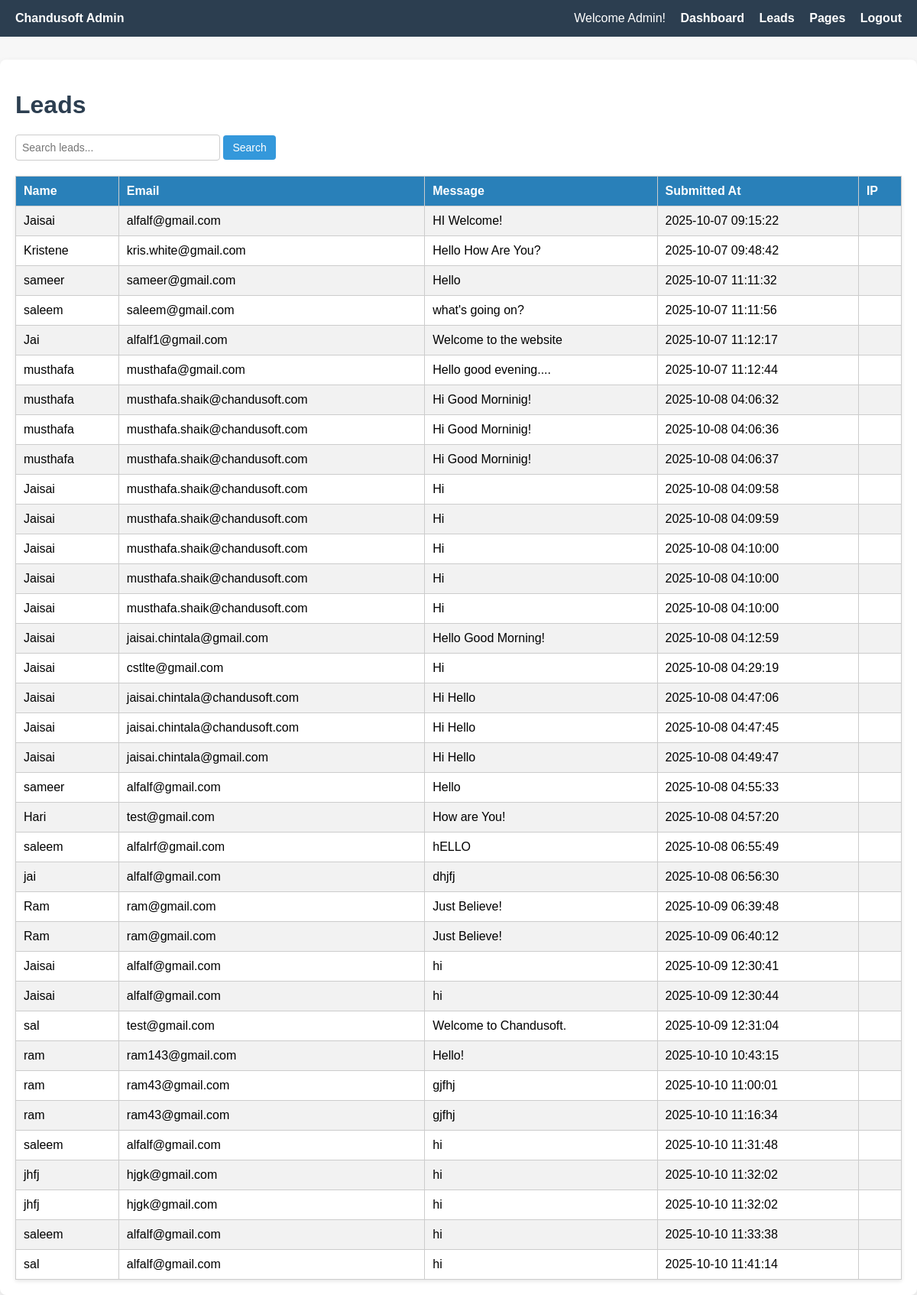
Screenshot of /admin/admin-leads.php (signed in) with the database file from the repository.
### tables this page shows
CREATE TABLE `leads` (
  `id` int NOT NULL AUTO_INCREMENT,
  `name` varchar(100) NOT NULL,
  `email` varchar(255) NOT NULL,
  `message` text NOT NULL,
  `created_at` timestamp NULL DEFAULT CURRENT_TIMESTAMP,
  PRIMARY KEY (`id`)
);

### admin/admin-leads.php (the view, shortened to what this page needs)
    <?php
$host = 'localhost';
$dbUser = 'root';
$dbPass = '';
$dbName = 'chandusoft';
$conn = new mysqli($host, $dbUser, $dbPass, $dbName);
$search = $_GET['search'] ?? '';
$search = trim($search);
if ($search !== '') {
    $stmt = $conn->prepare("SELECT * FROM leads WHERE id LIKE ? OR name LIKE ? OR email LIKE ? OR message LIKE ? ORDER BY id ASC");
    $likeSearch = "%$search%";
    $stmt->bind_param("ssss", $likeSearch, $likeSearch, $likeSearch, $likeSearch);
    $stmt->execute();
    $resultLatest = $stmt->get_result();
} else {
    $resultLatest = $conn->query("SELECT * FROM leads ORDER BY id ASC");
}
$user = $_SESSION['user'];
$role = htmlspecialchars(ucfirst($user['role'] ?? 'Guest'));
?>
<!DOCTYPE html>
<html>
<head>
</head>
<body>
<div class="navbar">
    <div><strong>Chandusoft Admin</strong></div>
    <div class="links">
         Welcome <?= $role ?>!
        <a href="../app/dashboard.php">Dashboard</a>
        <a href="../admin/admin-leads.php">Leads</a>
        <a href="../admin/pages.php">Pages</a>
        <a href="../admin/logout.php">Logout</a>
    </div>
    </div>
<div class="content">
    <h1>Leads</h1>
    <form method="get" class="search-form">
        <input type="text" name="search" placeholder="Search leads..." value="<?= htmlspecialchars($search) ?>">
        <input type="submit" value="Search">
    </form>
    <table>
        <tr><th>Name</th><th>Email</th><th>Message</th><th>Submitted At</th><th>IP</th></tr>
        <?php while($row = $resultLatest->fetch_assoc()): ?>
        <tr>
            <td><?= htmlspecialchars($row['name']) ?></td>
            <td><?= htmlspecialchars($row['email']) ?></td>
            <td><?= htmlspecialchars($row['message']) ?></td>
            <td><?= htmlspecialchars($row['created_at']) ?></td>
            <td><?= !empty($row['IP']) ? htmlspecialchars($row['IP']) : '' ?></td>
        </tr>
        <?php endwhile; ?>
    </table>
</div>
</body>
</html>

### admin/admin-leads.php (style rules this page uses)
body { font-family: Arial, sans-serif; background: #f7f7f7; margin: 0; padding: 0; }
.navbar { background-color: #2c3e50; color: white; padding: 15px 20px; display: flex; justify-content: space-between; align-items: center; }
.navbar .links a { color: white; text-decoration: none; margin-left: 15px; font-weight: bold; }
.content { padding: 20px; max-width: 1200px; margin: auto; background: white; margin-top: 30px; border-radius: 8px; box-shadow: 0 4px 10px rgba(0,0,0,0.1); }
h1 { margin-bottom: 20px; color: #2c3e50; }
.search-form { margin-bottom: 20px; }
.search-form input[type="text"] { padding: 8px; font-size: 14px; border: 1px solid #ccc; border-radius: 4px; width: 250px; }
.search-form input[type="submit"] { padding: 8px 12px; font-size: 14px; border: none; background-color: #3498db; color: white; border-radius: 4px; cursor: pointer; }
table { border-collapse: collapse; width: 100%; margin-top: 15px; box-shadow: 0 2px 5px rgba(0,0,0,0.1); }
th, td { border: 1px solid #ccc; padding: 10px; text-align: left; }
th { background-color: #2980b9; color: white; }
tr:nth-child(even) { background: #f2f2f2; }

### rows the page displays
leads: name "Jaisai", email "alfalf@gmail.com", message "HI Welcome!", created_at "2025-10-07 09:15:22"
leads: name "Kristene", email "kris.white@gmail.com", message "Hello How Are You?", created_at "2025-10-07 09:48:42"
leads: name "sameer", email "sameer@gmail.com", message "Hello", created_at "2025-10-07 11:11:32"
leads: name "saleem", email "saleem@gmail.com", message "what's going on?", created_at "2025-10-07 11:11:56"
leads: name "Jai", email "alfalf1@gmail.com", message "Welcome to the website", created_at "2025-10-07 11:12:17"
leads: name "musthafa", email "musthafa@gmail.com", message "Hello good evening....", created_at "2025-10-07 11:12:44"
leads: name "musthafa", email "musthafa.shaik@chandusoft.com", message "Hi Good Morninig!", created_at "2025-10-08 04:06:32"
leads: name "musthafa", email "musthafa.shaik@chandusoft.com", message "Hi Good Morninig!", created_at "2025-10-08 04:06:36"
leads: name "musthafa", email "musthafa.shaik@chandusoft.com", message "Hi Good Morninig!", created_at "2025-10-08 04:06:37"
leads: name "Jaisai", email "musthafa.shaik@chandusoft.com", message "Hi", created_at "2025-10-08 04:09:58"
leads: name "Jaisai", email "musthafa.shaik@chandusoft.com", message "Hi", created_at "2025-10-08 04:09:59"
leads: name "Jaisai", email "musthafa.shaik@chandusoft.com", message "Hi", created_at "2025-10-08 04:10:00"
leads: name "Jaisai", email "musthafa.shaik@chandusoft.com", message "Hi", created_at "2025-10-08 04:10:00"
leads: name "Jaisai", email "musthafa.shaik@chandusoft.com", message "Hi", created_at "2025-10-08 04:10:00"
leads: name "Jaisai", email "jaisai.chintala@gmail.com", message "Hello Good Morning!", created_at "2025-10-08 04:12:59"
leads: name "Jaisai", email "cstlte@gmail.com", message "Hi", created_at "2025-10-08 04:29:19"
leads: name "Jaisai", email "jaisai.chintala@chandusoft.com", message "Hi Hello", created_at "2025-10-08 04:47:06"
leads: name "Jaisai", email "jaisai.chintala@chandusoft.com", message "Hi Hello", created_at "2025-10-08 04:47:45"
leads: name "Jaisai", email "jaisai.chintala@gmail.com", message "Hi Hello", created_at "2025-10-08 04:49:47"
leads: name "sameer", email "alfalf@gmail.com", message "Hello", created_at "2025-10-08 04:55:33"
leads: name "Hari", email "test@gmail.com", message "How are You!", created_at "2025-10-08 04:57:20"
leads: name "saleem", email "alfalrf@gmail.com", message "hELLO", created_at "2025-10-08 06:55:49"
leads: name "jai", email "alfalf@gmail.com", message "dhjfj", created_at "2025-10-08 06:56:30"
leads: name "Ram", email "ram@gmail.com", message "Just Believe!", created_at "2025-10-09 06:39:48"
leads: name "Ram", email "ram@gmail.com", message "Just Believe!", created_at "2025-10-09 06:40:12"
leads: name "Jaisai", email "alfalf@gmail.com", message "hi", created_at "2025-10-09 12:30:41"
leads: name "Jaisai", email "alfalf@gmail.com", message "hi", created_at "2025-10-09 12:30:44"
leads: name "sal", email "test@gmail.com", message "Welcome to Chandusoft.", created_at "2025-10-09 12:31:04"
leads: name "ram", email "ram143@gmail.com", message "Hello!", created_at "2025-10-10 10:43:15"
leads: name "ram", email "ram43@gmail.com", message "gjfhj", created_at "2025-10-10 11:00:01"
leads: name "ram", email "ram43@gmail.com", message "gjfhj", created_at "2025-10-10 11:16:34"
leads: name "saleem", email "alfalf@gmail.com", message "hi", created_at "2025-10-10 11:31:48"
leads: name "jhfj", email "hjgk@gmail.com", message "hi", created_at "2025-10-10 11:32:02"
leads: name "jhfj", email "hjgk@gmail.com", message "hi", created_at "2025-10-10 11:32:02"
leads: name "saleem", email "alfalf@gmail.com", message "hi", created_at "2025-10-10 11:33:38"
leads: name "sal", email "alfalf@gmail.com", message "hi", created_at "2025-10-10 11:41:14"

### other values shown
$role "Admin"
